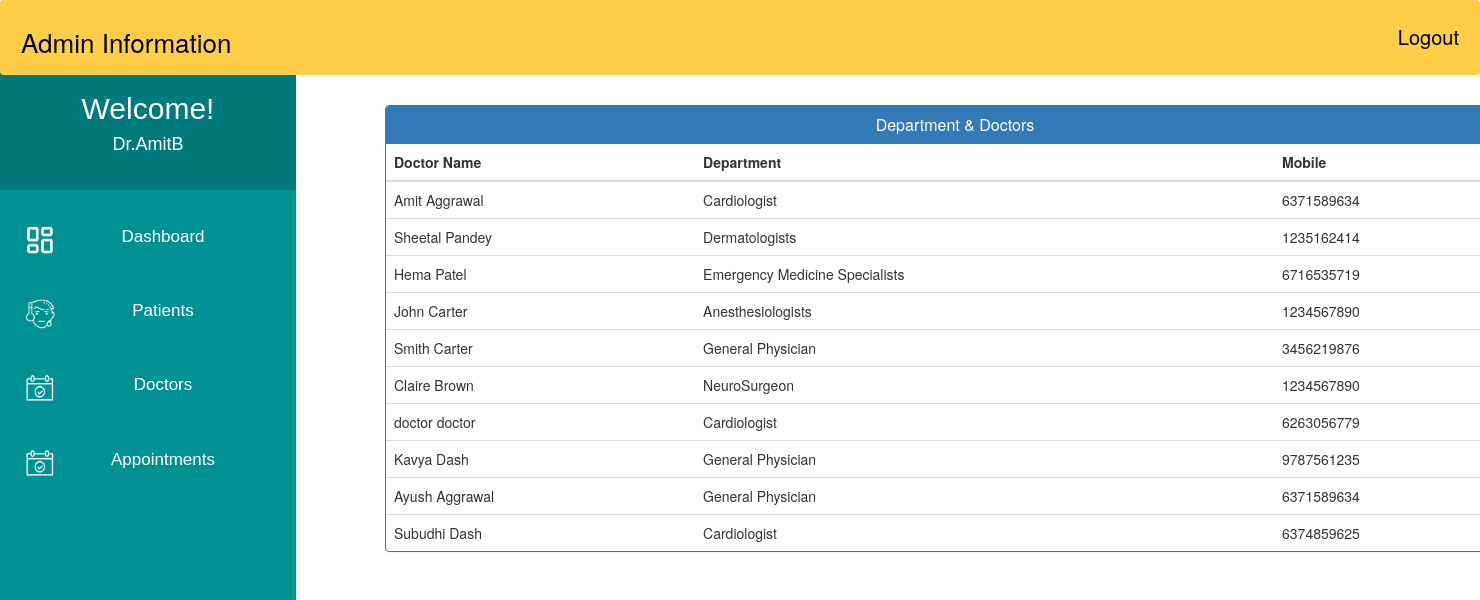
Screenshot of /admin_doctor_specialization/ (signed in) with the database file from the repository.
### MyApp/models.py (models this page shows, shortened)
class Doctor(models.Model):
    user=models.OneToOneField(User,on_delete=models.CASCADE)
    Doctor_First_Name = models.CharField(max_length=50, default="")
    Doctor_Last_Name = models.CharField(max_length=50, default="")
    gender = models.CharField(max_length=10, choices=GENDER,default="")
    address = models.CharField(max_length=40)
    contact = models.CharField(max_length=10,null=True)
    department= models.CharField(max_length=50,choices=departments,default='')
    status = models.BooleanField(default=False)
    @property
    def get_name(self):
        return self.Doctor_First_Name+" "+self.Doctor_Last_Name

### MyApp/views.py (the view)
# urls.py: path('admin_doctor_specialization/', views.admin_doctor_specialization,name="admin_doctor_specialization"),
@login_required(login_url='adminlogin')
def admin_doctor_specialization(request):
    doctors=Doctor.objects.all().filter(status=True)
    return render(request,'MyApp/admin_doctor_specialization.html',{'doctors':doctors})

### templates/MyApp/admin_doctor_specialization.html (shortened to what this page needs)
{% extends 'MyApp/admin_base.html' %}
{% block content_dashboard %}
<head>
  <link href="//netdna.bootstrapcdn.com/bootstrap/3.0.0/css/bootstrap.min.css" rel="stylesheet" id="bootstrap-css">
</head>
<div class="container" style="margin-left:25%; margin-right:8%; margin-top:2%;">
  <div class="panel panel-primary">
    <div class="panel-heading">
      <h6 class="panel-title">Department & Doctors</h6>
    </div>
    <table class="table table-hover" id="dev-table">
      <thead>
        <tr>
          <th>Doctor Name</th>
          <th>Department</th>
          <th>Mobile</th>
        </tr>
      </thead>
      {% for d in doctors %}
      <tr>
        <td> {{d.get_name}}</td>
        <td>{{d.department}}</td>
        <td>{{d.contact}}</td>
      </tr>
      {% endfor %}
    </table>
  </div>
</div>
{% endblock content_dashboard %}

### templates/MyApp/admin_base.html (shortened to what this page needs)
<!DOCTYPE html>
{% load staticfiles %}
<html lang="en">
<head>
</head>
<body>
    <div class="navbar">
        <a>Admin Information</a>
        <a href="{% url 'MyApp:logout' %}" class="logoutbtn" style="font-size:18px, text-align: center;">Logout</a>
    </div>
     <div class="sidebar">
        <div class="userprofile">
            <h2 style="color:white; font-family:sans-serif; padding-top:25px; text-align:center; margin:0px;">Welcome!</h2>
            <h4 style="color:white; font-family:sans-serif; text-align:center; padding-bottom:35px;">{{request.user.username}}</h4>
        </div>
        <a href="{% url 'MyApp:admin_dashboard' %}"><img class="icon" src="{% static "images/PDash.png" %}">Dashboard</a>
        <a href="{% url 'MyApp:admin_patient' %}"><img class="icon" src="{% static "images/PIcon.png" %}">Patients</a>
        <a href="{% url 'MyApp:admin_doctor' %}"><img class="icon" src="{% static "images/ApptIcon.png" %}">Doctors</a>
        <a href="{% url 'MyApp:admin_appointment' %}"><img class="icon" src="{% static "images/ApptIcon.png" %}">Appointments</a>
    </div>
{%  block content_dashboard %}
{%  endblock content_dashboard %}
</body>
</html>

### templates/MyApp/admin_base.html (style rules this page uses)
body { background-color: rgb(255, 255, 255); padding: 0px; margin-top: 0px; margin-left: 0px; margin-right: 0px; margin-bottom: 0px; }
.navbar { overflow: hidden; background-color: rgb(255, 206, 70); height:75px; width:100%; padding-top:22px; z-index:1; top:0; position:fixed; display:block; }
.navbar a { float: left; display:block; font-size: 26px; color: black; text-align: center; padding-left:20px; text-decoration: none; }
.navbar .logoutbtn { float: right; display:block; font-size: 20px; color: black; text-align: center; padding-right:20px; text-decoration: none; }
.sidebar .userprofile { background-color: rgb(0, 122, 122); }
.sidebar { margin-top: 0px; padding-top: 0px; width: 20%; text-align: center; height=100vh; background-color: rgb(0, 146, 146); font-family: sans-serif; font-size:17px; font-weight: normal; position: fixed; top: 67px; left: 0; bottom: 0; }
.sidebar a { display: block; color: white; padding: 25px; text-decoration: none; }
.icon { float:left; width:30px; height:30px; }

### templates/MyApp/admin_doctor_specialization.html (style rules this page uses)
a:link { text-decoration: none; }
h6 { text-align: center; }

### rows the page displays
Doctor: get_name "Amit Aggrawal", department "Cardiologist", contact "6371589634"
Doctor: get_name "Sheetal Pandey", department "Dermatologists", contact "1235162414"
Doctor: get_name "Hema Patel", department "Emergency Medicine Specialists", contact "6716535719"
Doctor: get_name "John Carter", department "Anesthesiologists", contact "1234567890"
Doctor: get_name "Smith Carter", department "General Physician", contact "3456219876"
Doctor: get_name "Claire Brown", department "NeuroSurgeon", contact "1234567890"
Doctor: get_name "doctor doctor", department "Cardiologist", contact "6263056779"
Doctor: get_name "Kavya Dash", department "General Physician", contact "9787561235"
Doctor: get_name "Ayush Aggrawal", department "General Physician", contact "6371589634"
Doctor: get_name "Subudhi Dash", department "Cardiologist", contact "6374859625"

### other values shown
{{ request.user.username }} "Dr.AmitB"
